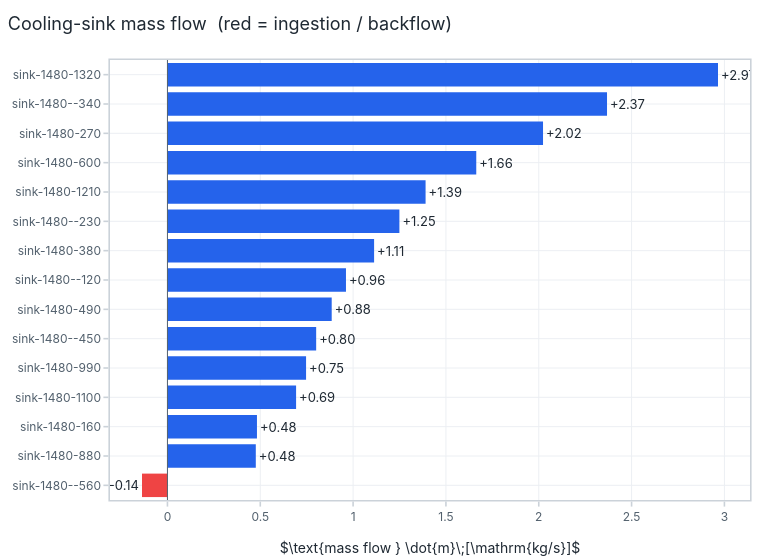

The notebook cell this image was saved under:
### Markdown cell above
## 3. Air distribution across the sinks (and the backflow)

The interesting output of a secondary-air model is *how the feed splits*. We pull
the boundary edges straight from the perturbation **terminals** (the solver's own
view of where the network meets the outside), check the global **mass balance**,
and chart each cooling sink's draw. One bar goes **negative**: `sink-1480--560`
sits at 830 kPa, above the local manifold static pressure, so it ingests air. The
solver discovers that backflow by itself; the outlet's `backflowTotalTemperature`
closes the energy balance for the ingested stream.

### Code cell
from fns.perturbation import find_terminals

terms = find_terminals(prob, sol.x)
inlets  = [t for t in terms if t.at_tail]
outlets = [t for t in terms if not t.at_tail]

def term_name(t):
    tl, hd, _a = edges[t.edge]
    return nn[tl] if t.at_tail else nn[hd]

m_in  = sum(sol.edge(t.edge)["mdot"] for t in inlets)
m_out = sum(sol.edge(t.edge)["mdot"] for t in outlets)
print(f"feed-in  (HP + LP) = {m_in:+.4f} kg/s")
print(f"sink-out (net)     = {m_out:+.4f} kg/s")
print(f"imbalance          = {m_in - m_out:+.2e} kg/s  (machine zero)")

sink_names = [term_name(t) for t in outlets]
sink_mdot  = np.array([sol.edge(t.edge)["mdot"] for t in outlets])
order = np.argsort(sink_mdot)
bars  = sink_mdot[order]
colors = [COLORWAY[4] if m < 0 else COLORWAY[0] for m in bars]

fig = go.Figure(go.Bar(
    x=bars, y=[sink_names[i] for i in order], orientation="h",
    marker_color=colors, text=[f"{m:+.2f}" for m in bars], textposition="outside",
))
fig.add_vline(x=0.0, line=dict(color="#52606d", width=1))
fig.update_layout(
    title="Cooling-sink mass flow  (red = ingestion / backflow)",
    xaxis_title=r"$\text{mass flow } \dot{m}\;[\mathrm{kg/s}]$", height=560, width=780, showlegend=False,
)
fig.show()

### Figure 1 — Plotly figure (JSON) as saved in the notebook; plotly's stock layout.template omitted (floating-point values rounded to 4 significant figures)
{"data": [{"marker": {"color": ["#ef4444", "#2563eb", "#2563eb", "#2563eb", "#2563eb", "#2563eb", "#2563eb", "#2563eb", "#2563eb", "#2563eb", "#2563eb", "#2563eb", "#2563eb", "#2563eb", "#2563eb"]}, "orientation": "h", "text": ["-0.14", "+0.48", "+0.48", "+0.69", "+0.75", "+0.80", "+0.88", "+0.96", "+1.11", "+1.25", "+1.39", "+1.66", "+2.02", "+2.37", "+2.97"], "textposition": "outside", "type": "bar", "x": [-0.1371, 0.4759, 0.4821, 0.6929, 0.7466, 0.801, 0.8847, 0.9616, 1.113, 1.249, 1.39, 1.663, 2.023, 2.368, 2.965], "y": ["sink-1480--560", "sink-1480-880", "sink-1480-160", "sink-1480-1100", "sink-1480-990", "sink-1480--450", "sink-1480-490", "sink-1480--120", "sink-1480-380", "sink-1480--230", "sink-1480-1210", "sink-1480-600", "sink-1480-270", "sink-1480--340", "sink-1480-1320"]}], "layout": {"height": 560, "shapes": [{"line": {"color": "#52606d", "width": 1}, "type": "line", "x0": 0.0, "x1": 0.0, "xref": "x", "y0": 0, "y1": 1, "yref": "y domain"}], "showlegend": false, "title": {"text": "Cooling-sink mass flow  (red = ingestion / backflow)"}, "width": 780, "xaxis": {"title": {"text": "$\\text{mass flow } \\dot{m}\\;[\\mathrm{kg/s}]$"}}}}
